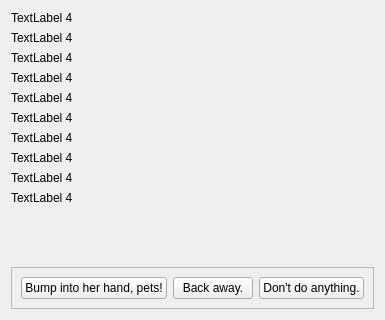
      <widget class="QWidget" name="page_0_quest2">
       <layout class="QVBoxLayout" name="verticalLayout_3">
        <item>
         <widget class="QLabel" name="label_3">
          <property name="sizePolicy">
           <sizepolicy hsizetype="Preferred" vsizetype="Preferred">
            <horstretch>0</horstretch>
            <verstretch>0</verstretch>
           </sizepolicy>
          </property>
          <property name="autoFillBackground">
           <bool>false</bool>
          </property>
          <property name="frameShape">
           <enum>QFrame::NoFrame</enum>
          </property>
          <property name="midLineWidth">
           <number>-2</number>
          </property>
          <property name="text">
           <string>TextLabel 4</string>
          </property>
          <property name="alignment">
           <set>Qt::AlignLeading|Qt::AlignLeft|Qt::AlignTop</set>
          </property>
         </widget>
        </item>
        <item>
         <widget class="QLabel" name="label2_3">
          <property name="sizePolicy">
           <sizepolicy hsizetype="Preferred" vsizetype="Preferred">
            <horstretch>0</horstretch>
            <verstretch>0</verstretch>
           </sizepolicy>
          </property>
          <property name="autoFillBackground">
           <bool>false</bool>
          </property>
          <property name="frameShape">
           <enum>QFrame::NoFrame</enum>
          </property>
          <property name="midLineWidth">
           <number>-2</number>
          </property>
          <property name="text">
           <string>TextLabel 4</string>
          </property>
          <property name="alignment">
           <set>Qt::AlignLeading|Qt::AlignLeft|Qt::AlignTop</set>
          </property>
         </widget>
        </item>
        <item>
         <widget class="QLabel" name="label3_3">
          <property name="sizePolicy">
           <sizepolicy hsizetype="Preferred" vsizetype="Preferred">
            <horstretch>0</horstretch>
            <verstretch>0</verstretch>
           </sizepolicy>
          </property>
          <property name="autoFillBackground">
           <bool>false</bool>
          </property>
          <property name="frameShape">
           <enum>QFrame::NoFrame</enum>
          </property>
          <property name="midLineWidth">
           <number>-2</number>
          </property>
          <property name="text">
           <string>TextLabel 4</string>
          </property>
          <property name="alignment">
           <set>Qt::AlignLeading|Qt::AlignLeft|Qt::AlignTop</set>
          </property>
         </widget>
        </item>
        <item>
         <widget class="QLabel" name="label4_3">
          <property name="sizePolicy">
           <sizepolicy hsizetype="Preferred" vsizetype="Preferred">
            <horstretch>0</horstretch>
            <verstretch>0</verstretch>
           </sizepolicy>
          </property>
          <property name="autoFillBackground">
           <bool>false</bool>
          </property>
          <property name="frameShape">
           <enum>QFrame::NoFrame</enum>
          </property>
          <property name="midLineWidth">
           <number>-2</number>
          </property>
          <property name="text">
           <string>TextLabel 4</string>
          </property>
          <property name="alignment">
           <set>Qt::AlignLeading|Qt::AlignLeft|Qt::AlignTop</set>
          </property>
         </widget>
        </item>
        <item>
         <widget class="QLabel" name="label5_3">
          <property name="sizePolicy">
           <sizepolicy hsizetype="Preferred" vsizetype="Preferred">
            <horstretch>0</horstretch>
            <verstretch>0</verstretch>
           </sizepolicy>
          </property>
          <property name="autoFillBackground">
           <bool>false</bool>
          </property>
          <property name="frameShape">
           <enum>QFrame::NoFrame</enum>
          </property>
          <property name="midLineWidth">
           <number>-2</number>
          </property>
          <property name="text">
           <string>TextLabel 4</string>
          </property>
          <property name="alignment">
           <set>Qt::AlignLeading|Qt::AlignLeft|Qt::AlignTop</set>
          </property>
         </widget>
        </item>
        <item>
         <widget class="QLabel" name="label6_3">
          <property name="sizePolicy">
           <sizepolicy hsizetype="Preferred" vsizetype="Preferred">
            <horstretch>0</horstretch>
            <verstretch>0</verstretch>
           </sizepolicy>
          </property>
          <property name="autoFillBackground">
           <bool>false</bool>
          </property>
          <property name="frameShape">
           <enum>QFrame::NoFrame</enum>
          </property>
          <property name="midLineWidth">
           <number>-2</number>
          </property>
          <property name="text">
           <string>TextLabel 4</string>
          </property>
          <property name="alignment">
           <set>Qt::AlignLeading|Qt::AlignLeft|Qt::AlignTop</set>
          </property>
         </widget>
        </item>
        <item>
         <widget class="QLabel" name="label7_3">
          <property name="sizePolicy">
           <sizepolicy hsizetype="Preferred" vsizetype="Preferred">
            <horstretch>0</horstretch>
            <verstretch>0</verstretch>
           </sizepolicy>
          </property>
          <property name="autoFillBackground">
           <bool>false</bool>
          </property>
          <property name="frameShape">
           <enum>QFrame::NoFrame</enum>
          </property>
          <property name="midLineWidth">
           <number>-2</number>
          </property>
          <property name="text">
           <string>TextLabel 4</string>
          </property>
          <property name="alignment">
           <set>Qt::AlignLeading|Qt::AlignLeft|Qt::AlignTop</set>
          </property>
         </widget>
        </item>
        <item>
         <widget class="QLabel" name="label8_3">
          <property name="sizePolicy">
           <sizepolicy hsizetype="Preferred" vsizetype="Preferred">
            <horstretch>0</horstretch>
            <verstretch>0</verstretch>
           </sizepolicy>
          </property>
          <property name="autoFillBackground">
           <bool>false</bool>
          </property>
          <property name="frameShape">
           <enum>QFrame::NoFrame</enum>
          </property>
          <property name="midLineWidth">
           <number>-2</number>
          </property>
          <property name="text">
           <string>TextLabel 4</string>
          </property>
          <property name="alignment">
           <set>Qt::AlignLeading|Qt::AlignLeft|Qt::AlignTop</set>
          </property>
         </widget>
        </item>
        <item>
         <widget class="QLabel" name="label9_3">
          <property name="sizePolicy">
           <sizepolicy hsizetype="Preferred" vsizetype="Preferred">
            <horstretch>0</horstretch>
            <verstretch>0</verstretch>
           </sizepolicy>
          </property>
          <property name="autoFillBackground">
           <bool>false</bool>
          </property>
          <property name="frameShape">
           <enum>QFrame::NoFrame</enum>
          </property>
          <property name="midLineWidth">
           <number>-2</number>
          </property>
          <property name="text">
           <string>TextLabel 4</string>
          </property>
          <property name="alignment">
           <set>Qt::AlignLeading|Qt::AlignLeft|Qt::AlignTop</set>
          </property>
         </widget>
        </item>
        <item>
         <widget class="QLabel" name="label10_3">
          <property name="sizePolicy">
           <sizepolicy hsizetype="Preferred" vsizetype="Preferred">
            <horstretch>0</horstretch>
            <verstretch>0</verstretch>
           </sizepolicy>
          </property>
          <property name="autoFillBackground">
           <bool>false</bool>
          </property>
          <property name="frameShape">
           <enum>QFrame::NoFrame</enum>
          </property>
          <property name="midLineWidth">
           <number>-2</number>
          </property>
          <property name="text">
           <string>TextLabel 4</string>
          </property>
          <property name="alignment">
           <set>Qt::AlignLeading|Qt::AlignLeft|Qt::AlignTop</set>
          </property>
         </widget>
        </item>
        <item>
         <widget class="QFrame" name="ButtonUpperSpace_3">
          <property name="minimumSize">
           <size>
            <width>0</width>
            <height>50</height>
           </size>
          </property>
          <property name="maximumSize">
           <size>
            <width>16777215</width>
            <height>50</height>
           </size>
          </property>
          <property name="frameShadow">
           <enum>QFrame::Raised</enum>
          </property>
         </widget>
        </item>
        <item>
         <widget class="QFrame" name="Buttonframe_2">
          <property name="frameShape">
           <enum>QFrame::StyledPanel</enum>
          </property>
          <property name="frameShadow">
           <enum>QFrame::Raised</enum>
          </property>
          <layout class="QHBoxLayout" name="horizontalLayout_4">
           <item>
            <widget class="QPushButton" name="btn1_3">
             <property name="text">
              <string>Bump into her hand, pets!</string>
             </property>
            </widget>
           </item>
           <item>
            <widget class="QPushButton" name="btn2_3">
             <property name="text">
              <string>Back away.</string>
             </property>
            </widget>
           </item>
           <item>
            <widget class="QPushButton" name="btn3_3">
             <property name="text">
              <string>Don't do anything.</string>
             </property>
            </widget>
           </item>
          </layout>
         </widget>
        </item>
       </layout>
      </widget>
